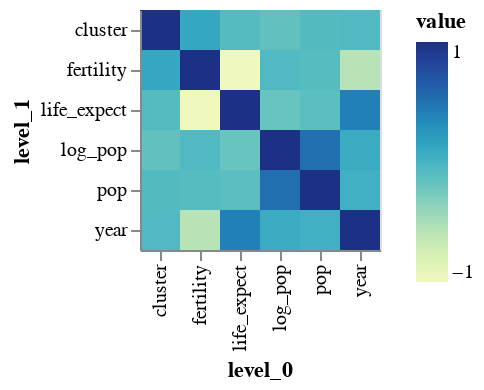

Notebook code cell kept with this figure:
### Code cell
correlation_matrix = df.corr()
alx.heatmap(correlation_matrix) # heatmap takes a NxN matrix of numbers

### Figure 1 — Vega-Lite specification as saved in the notebook (floating-point values rounded to 4 significant figures)
{"config": {"view": {"continuousWidth": 400, "continuousHeight": 300}}, "data": {"name": "data-90a0399cc3755e93e564f061e1b074a8"}, "mark": "rect", "encoding": {"color": {"field": "value", "type": "quantitative"}, "x": {"field": "level_0", "type": "ordinal"}, "y": {"field": "level_1", "type": "ordinal"}}, "$schema": "https://vega.github.io/schema/vega-lite/v5.2.0.json", "datasets": {"data-90a0399cc3755e93e564f061e1b074a8": [{"level_0": "year", "level_1": "year", "value": 1.0}, {"level_0": "year", "level_1": "cluster", "value": -2.543e-15}, {"level_0": "year", "level_1": "pop", "value": 0.0945}, {"level_0": "year", "level_1": "life_expect", "value": 0.4477}, {"level_0": "year", "level_1": "fertility", "value": -0.4837}, {"level_0": "year", "level_1": "log_pop", "value": 0.1325}, {"level_0": "cluster", "level_1": "year", "value": -2.543e-15}, {"level_0": "cluster", "level_1": "cluster", "value": 1.0}, {"level_0": "cluster", "level_1": "pop", "value": -0.01802}, {"level_0": "cluster", "level_1": "life_expect", "value": -0.02635}, {"level_0": "cluster", "level_1": "fertility", "value": 0.1671}, {"level_0": "cluster", "level_1": "log_pop", "value": -0.0828}, {"level_0": "pop", "level_1": "year", "value": 0.0945}, {"level_0": "pop", "level_1": "cluster", "value": -0.01802}, {"level_0": "pop", "level_1": "pop", "value": 1.0}, {"level_0": "pop", "level_1": "life_expect", "value": -0.06094}, {"level_0": "pop", "level_1": "fertility", "value": -0.03679}, {"level_0": "pop", "level_1": "log_pop", "value": 0.5509}, {"level_0": "life_expect", "level_1": "year", "value": 0.4477}, {"level_0": "life_expect", "level_1": "cluster", "value": -0.02635}, {"level_0": "life_expect", "level_1": "pop", "value": -0.06094}, {"level_0": "life_expect", "level_1": "life_expect", "value": 1.0}, {"level_0": "life_expect", "level_1": "fertility", "value": -0.8873}, {"level_0": "life_expect", "level_1": "log_pop", "value": -0.1208}, {"level_0": "fertility", "level_1": "year", "value": -0.4837}, {"level_0": "fertility", "level_1": "cluster", "value": 0.1671}, {"level_0": "fertility", "level_1": "pop", "value": -0.03679}, {"level_0": "fertility", "level_1": "life_expect", "value": -0.8873}, {"level_0": "fertility", "level_1": "fertility", "value": 1.0}, {"level_0": "fertility", "level_1": "log_pop", "value": -0.002137}, {"level_0": "log_pop", "level_1": "year", "value": 0.1325}, {"level_0": "log_pop", "level_1": "cluster", "value": -0.0828}, {"level_0": "log_pop", "level_1": "pop", "value": 0.5509}, {"level_0": "log_pop", "level_1": "life_expect", "value": -0.1208}, {"level_0": "log_pop", "level_1": "fertility", "value": -0.002137}, {"level_0": "log_pop", "level_1": "log_pop", "value": 1.0}]}}
